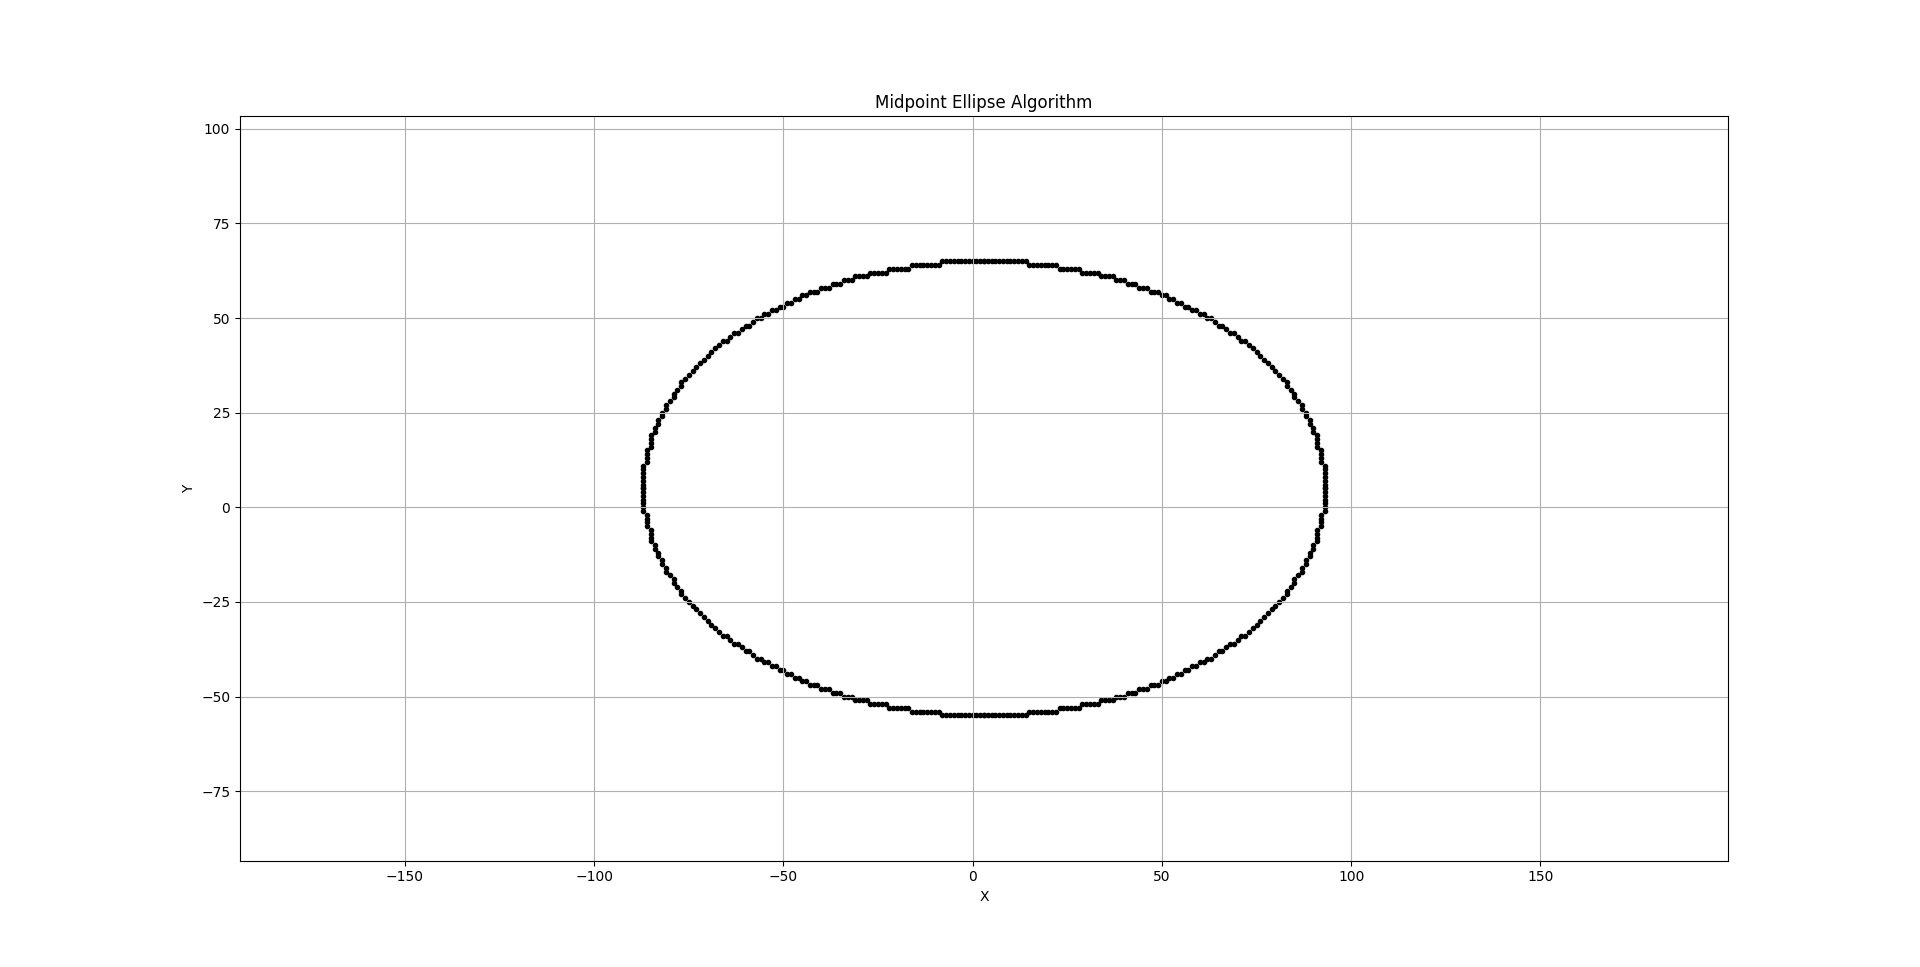

The script that drew this image:
import matplotlib.pyplot as plt
def plot_ellipse(x_center, y_center, x, y, x_es, y_es):
    pts=[
        (x+x_center, y+y_center),
        (-x+x_center, y+y_center),
        (-x+x_center, -y+y_center),
        (x+x_center, -y+y_center)
    ]
    for px, py in pts:
        x_es.append( px )
        y_es.append( py )
def ellipse_midpoint(rx, ry, x_center=0, y_center=0):
    x_es = []
    y_es = []
    x = 0
    y = ry
# Region 1
    p1 = (ry**2) - (rx**2 * ry) + (0.25 * rx**2)
    plot_ellipse(x_center, y_center, x, y, x_es, y_es)
    while (2 * ry**2 * x) < (2 * rx**2 * y):
        x += 1
        if p1 < 0:
            p1 = p1 + (2 * ry**2 * x) + (ry**2)
        else:
            y -= 1
            p1 = p1 + (2 * ry**2 * x) - (2 * rx**2 * y) + (ry**2)
        plot_ellipse(x_center, y_center, x, y, x_es, y_es)  
# Region 2
    p2 = (ry**2) * ((x + 0.5)**2) + (rx**2) * ((y - 1)**2) - (rx**2 * ry**2)
    while y > 0:
        y -= 1
        if p2 > 0:
            p2 = p2 - (2 * rx**2 * y) + (rx**2)
        else:
            x += 1
            p2 = p2 + (2 * ry**2 * x) - (2 * rx**2 * y) + (rx**2)
        plot_ellipse(x_center, y_center, x, y, x_es, y_es)
    return x_es, y_es

def main():
    rx = int(input("Radius towards x: "))
    ry = int(input("Radius towards y: "))
    x_center = float(input("Center x: "))
    y_center = float(input("Center y: "))
    x_es, y_es = ellipse_midpoint(rx, ry, x_center, y_center)
    plt.figure(figsize=(6,6))
    plt.scatter(x_es, y_es, marker='.', color='black')
    plt.title("Midpoint Ellipse Algorithm")
    plt.xlabel("X")
    plt.ylabel("Y")
    plt.grid(True)
    plt.axis('equal')
    plt.show()    

if __name__ == "__main__":
    main()
